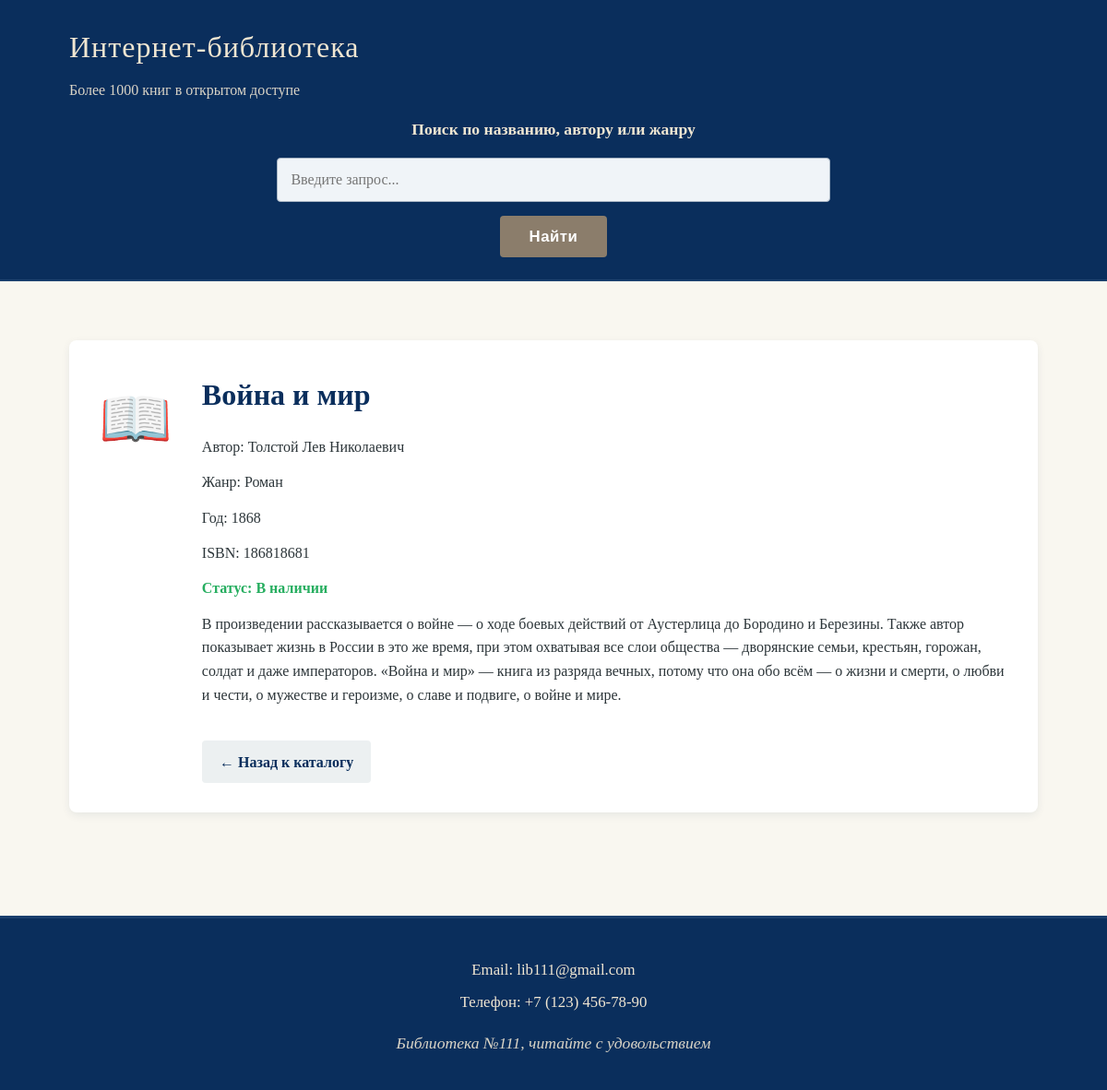
The app's page /books/5/ with its own data.
### library_app/models.py (models this page shows, shortened)
class Book(models.Model):
    title = models.CharField(max_length=200, verbose_name="Название")
    author = models.ForeignKey(
        Author,
        on_delete=models.CASCADE,
        verbose_name="Автор"
    )
    genre = models.CharField(max_length=100, verbose_name="Жанр")
    year = models.IntegerField(verbose_name="Год издания")
    isbn = models.CharField(max_length=17, unique=True, verbose_name="ISBN")
    description = models.TextField(verbose_name="Описание")
    available = models.BooleanField(default=True, verbose_name="Доступна")
    class Meta:
        verbose_name = "Книга"
        verbose_name_plural = "Книги"

class Author(models.Model):
    name = models.CharField(max_length=100, verbose_name="Имя автора")
    bio = models.TextField(blank=True, verbose_name="Биография")
    class Meta:
        verbose_name = "Автор"
        verbose_name_plural = "Авторы"

### library_app/views.py (the view)
# urls.py: path('books/<int:book_id>/', views.book_detail, name='book_detail'),
def book_detail(request, book_id):
    book = Book.objects.get(id=book_id)
    return render(request, 'book_detail.html', {'book': book})

### library_app/templates/book_detail.html (shortened to what this page needs)
<!DOCTYPE html>
<html lang="ru">
<head>
    {% load static %}
    <link rel="stylesheet" href="{% static 'styles/style.css' %}">
</head>
<body>
    <header>
        <div class="container">
            <h1 class="header-title">Интернет-библиотека</h1>
            <p class="header_description">Более 1000 книг в открытом доступе</p>
            <form class="books_form" action="{% url 'books_list' %}">
                <label for="search">Поиск по названию, автору или жанру</label>
                <input type="text" id="search" name="q" placeholder="Введите запрос...">
                <button type="submit">Найти</button>
            </form>
        </div>
    </header>
    <main>
        <div class="container">
            <div class="book-detail-card">
                <div class="book-cover-placeholder">📖</div>
                <div class="book-info">
                    <h2 class="book-title">{{ book.title }}</h2>
                                        <p class="book-author">Автор: {{ book.author.name }}</p>
                    <p class="book-genre">Жанр: {{ book.genre }}</p>
                    <p class="book-year">Год: {{ book.year }}</p>
                    <p class="book-isbn">ISBN: {{ book.isbn }}</p>
                    <p class="book-status"><strong>Статус:</strong>
                        {% if book.available %}
                            <span style="color: #27ae60;">В наличии</span>
                        {% else %}
                            <span style="color: #e74c3c;">Выдана</span>
                        {% endif %}
                    </p>
                    <p class="book-description">
                        {{ book.description }}
                    </p>
                    <a href="{% url 'books_list' %}" class="btn-back">← Назад к каталогу</a>
                </div>
            </div>
        </div>
    </main>
    <footer>
        <div class="container">
            <div class="contacts">
                <ul class="contact_list">
                    <li>Email: lib111@gmail.com</li>
                    <li>Телефон: +7 (123) 456-78-90</li>
                </ul>
            </div>
            <p class="lib_description">Библиотека №111, читайте с удовольствием</p>
        </div>
    </footer>
</body>
</html>

### library_app/static/styles/style.css (style rules this page uses)
* { margin: 0; padding: 0; box-sizing: border-box; }
body { font-family: 'Georgia', 'Times New Roman', serif; line-height: 1.7; color: #2c3539; background-color: #f9f7f0; }
.container { width: 90%; max-width: 1100px; margin: 0 auto; padding: 0 15px; }
header { background-color: #0a2e5c; padding: 1.5rem 0; color: #f0e6d2; border-bottom: 2px solid #1a3f6d; }
.header-title { font-size: 2rem; margin-bottom: 0.4rem; font-weight: normal; letter-spacing: 1px; }
.header_description { font-size: 1rem; margin-bottom: 1rem; opacity: 0.9; max-width: 700px; line-height: 1.6; }
.books_form { display: flex; flex-direction: column; align-items: center; gap: 0.9rem; max-width: 600px; margin: 0 auto; }
.books_form label { font-weight: bold; font-size: 1.1rem; }
.books_form input[type="text"] { width: 100%; padding: 0.9rem; font-size: 1rem; border: 1px solid #a8b5c4; border-radius: 4px; background-color: #f0f4f8; color: #0a2e5c; font-family: inherit; }
.books_form button { padding: 0.8rem 2rem; font-size: 1.05rem; background-color: #8b7d6b; color: white; border: none; border-radius: 4px; cursor: pointer; font-weight: bold; letter-spacing: 0.5px; transition: background-color 0.2s; }
main { padding: 2rem 0; }
footer { background-color: #0a2e5c; color: #f0e6d2; padding: 2.2rem 0; margin-top: 3rem; border-top: 3px solid #1a3f6d; }
.contact_list { list-style: none; text-align: center; margin-bottom: 1rem; }
.contact_list li { margin: 0.4rem 0; font-size: 1.05rem; }
.lib_description { text-align: center; font-style: italic; opacity: 0.9; font-size: 1.1rem; margin: 0; }
.book-detail-card { display: flex; gap: 2rem; background: white; padding: 2rem; border-radius: 8px; box-shadow: 0 3px 10px rgba(10, 46, 92, 0.08); margin: 2rem 0; }
.book-cover-placeholder { font-size: 4rem; color: #0a2e5c; }
.book-info { flex: 1; }
.book-info h2 { color: #0a2e5c; margin-bottom: 1rem; font-size: 2rem; }
.book-info p { margin-bottom: 0.8rem; line-height: 1.6; }
.book-status { color: #27ae60; font-weight: bold; }
.btn-back { display: inline-block; margin-top: 1.5rem; padding: 0.6rem 1.2rem; background-color: #ecf0f1; color: #0a2e5c; text-decoration: none; border-radius: 4px; font-weight: bold; }

### records on screen
Book: title "Война и мир", author.name "Толстой Лев Николаевич", genre "Роман", year "1868", isbn "186818681", description "В произведении рассказывается о войне — о ходе боевых действий от Аустерлица до Бородино и Березины. Также автор показывает жизнь в России в это же время, при этом охватывая все слои общества — дворянские семьи, крестьян, горожан, солдат и даже императоров. «Война и мир» — книга из разряда вечных, потому что она обо всём — о жизни и смерти, о любви и чести, о мужестве и героизме, о славе и подвиге, о войне и мире."
